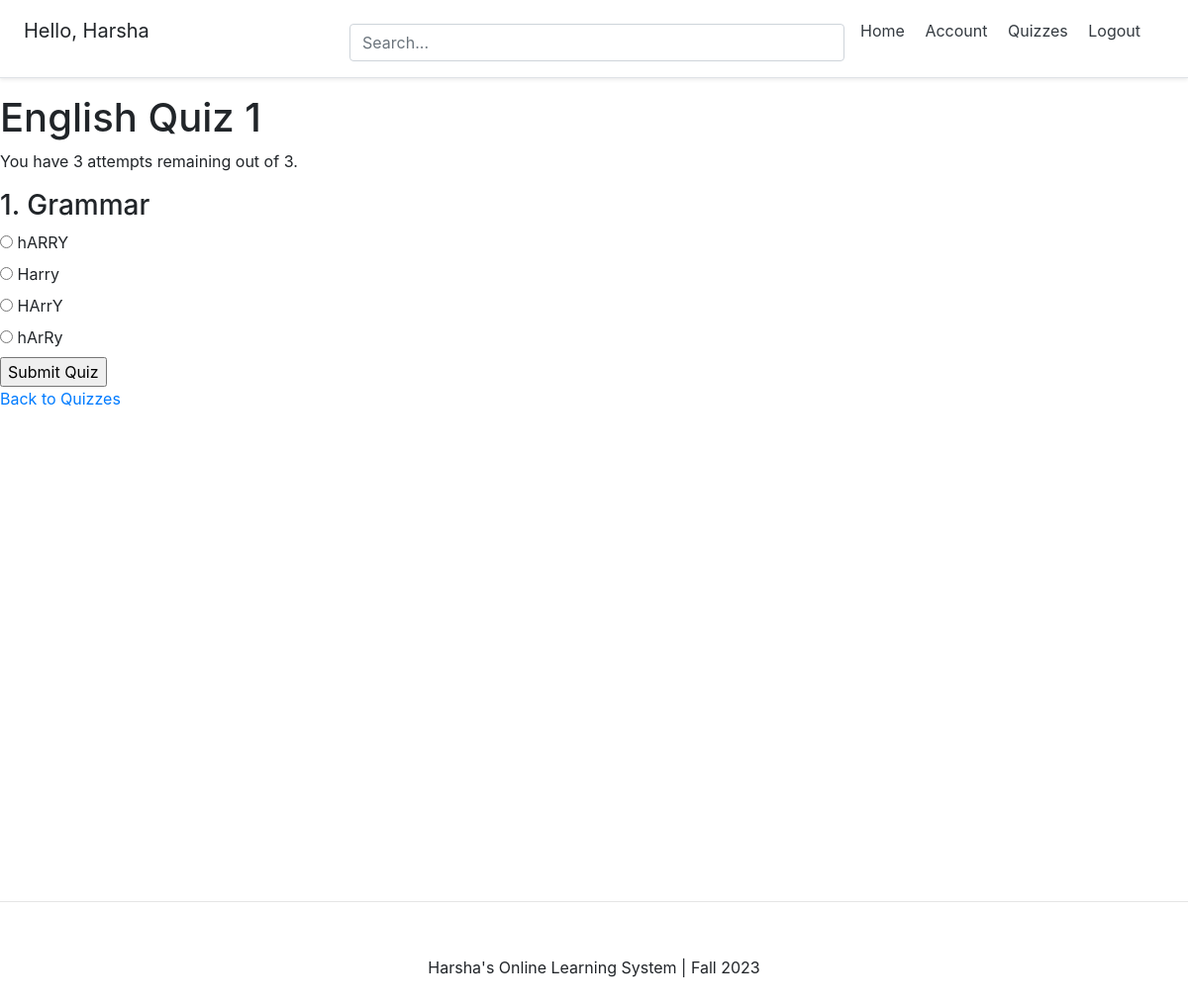
Screenshot of /quizzes/detail/English Quiz 1/ (signed in) with the database file from the repository.
### account/models.py (models this page shows, shortened)
class Account(AbstractBaseUser):
	email 					= models.EmailField(verbose_name="email", max_length=60, unique=True)
	username 				= models.CharField(max_length=30, unique=True)
	date_joined				= models.DateTimeField(verbose_name='date joined', auto_now_add=True)
	last_login				= models.DateTimeField(verbose_name='last login', auto_now=True)
	is_admin				= models.BooleanField(default=False)
	is_active				= models.BooleanField(default=True)
	is_staff				= models.BooleanField(default=False)
	is_superuser			= models.BooleanField(default=False)
	is_teacher = models.BooleanField(default=False)
	USERNAME_FIELD = 'email'
	REQUIRED_FIELDS = ['username',]
	objects = MyAccountManager()

### quizzes/models.py (models this page shows, shortened)
class Quiz(models.Model):
    title = models.CharField(max_length=255, unique=True)
    created_by = models.ForeignKey(settings.AUTH_USER_MODEL, on_delete=models.CASCADE)
    description = models.TextField(default='No description provided')

class Question(models.Model):
    quiz = models.ForeignKey(Quiz, related_name='questions', on_delete=models.CASCADE)
    text = models.CharField(max_length=255)
    order = models.IntegerField(default=0)

class Choice(models.Model):
    question = models.ForeignKey(Question, related_name='choices', on_delete=models.CASCADE)
    text = models.CharField(max_length=255)
    is_correct = models.BooleanField(default=False)

### quizzes/views.py (the view, shortened to what this page needs)
# urls.py: path('detail/<str:quiz_title>/', views.quiz_detail, name='quiz_detail'),
@login_required
def quiz_detail(request, quiz_title):
    quiz = get_object_or_404(Quiz, title=quiz_title)
    user_account = Account.objects.get(email=request.user.email)
    def calculate_percentile(attempt):
        all_scores = Attempt.objects.filter(quiz=quiz).order_by('score')
        higher_scores = all_scores.filter(score__gt=attempt.score).count()
        percentile = (1 - higher_scores / all_scores.count()) * 100
        return round(percentile, 2)
    if user_account.is_teacher:
        student_attempts = Attempt.objects.filter(quiz=quiz).select_related('student')
        for attempt in student_attempts:
            attempt.percentile = calculate_percentile(attempt)
        context = {'quiz': quiz, 'student_attempts': student_attempts}
        return render(request, 'quizzes/quiz_detail_teacher.html', context)
    else:
        attempts = Attempt.objects.filter(quiz=quiz, student=request.user).order_by('-date_attempted')
        remaining_attempts = 3 - attempts.count()
        latest_attempt = attempts.first()
        context = {
            'quiz': quiz,
            'latest_attempt': latest_attempt,
            'remaining_attempts': remaining_attempts,
            'max_attempts': 3
        }
        return render(request, 'quizzes/quiz_detail_student.html', context)

### templates/quizzes/quiz_detail_student.html (shortened to what this page needs)
{% extends 'base.html' %}
{% load quiz_extras %}
{% block content %}
  <h1>{{ quiz.title }}</h1>
  {% if remaining_attempts > 0 %}
    {% if not latest_attempt %}
      <p>You have {{ remaining_attempts }} attempts remaining out of {{ max_attempts }}.</p>
      <form method="post">
        {% for question in quiz.questions.all %}
          <div class="question">
            <h3>{{ forloop.counter }}. {{ question.text }}</h3>
            {% for choice in question.choices.all %}
              <label>
                <input type="radio" name="question_{{ question.id }}" value="{{ choice.id }}">
                {{ choice.text }}
              </label><br>
            {% endfor %}
          </div>
        {% endfor %}
        <input type="submit" value="Submit Quiz">
      </form>
    {% endif %}
  {% else %}
    <p>All attempts are over</p>
  {% endif %}
  <a href="{% url 'quizzes:quiz_list' %}">Back to Quizzes</a>
{% endblock %}

### templates/snippets/header.html (shortened to what this page needs)
<link rel="stylesheet" href="https://cdn.jsdelivr.net/npm/bootstrap@4.4.1/dist/css/bootstrap.min.css">
<div class="d-flex flex-column flex-md-row align-items-center p-3 px-md-4 mb-3 bg-white border-bottom shadow-sm">
  <h5 class="my-0 mr-md-auto font-weight-normal">
  	{% if request.user.is_authenticated %}
  	<p>Hello, {{request.user.username}}</p>
  	{% endif %}
  </h5>
  <div class="search-bar mt-sm-2 mr-2">
  	<form method="get">
  		<input type="text" class="form-control" name="q" id="id_q" placeholder="Search...">
  	</form>
  </div>
  <nav class="my-2 my-md-0 mr-md-3">
  	{% if request.user.is_authenticated %}
  		<a class="p-2 text-dark" href="{% url 'home' %}">Home</a>
		<a class="p-2 text-dark" href="{% url 'account' %}">Account</a>
		<a class="p-2 text-dark" href="{% url 'quizzes:quiz_list' %}">Quizzes</a>
		<a class="p-2 text-dark" href="{% url 'logout' %}">Logout</a></p>
  	{% else %}
  		<a class="p-2 text-dark" href="{% url 'home' %}">Home</a>
  		<a class="p-2 text-dark" href="{% url 'login' %}">Login</a>
		<a class="btn btn-outline-primary" href="{% url 'register' %}">Register</a>
  	{% endif %}
  </nav>
</div>

### templates/snippets/header.html (style rules this page uses)
@media (min-width: 768px) { html { font-size: 16px; } }
.search-bar { max-width: 500px; width: 100%; }
form { width: 100%; }

### templates/snippets/base_css.html (style rules this page uses)
body { background-color: #FFFFFF; }

### rows the page displays
Account: user.username "Harsha"
Quiz: title "English Quiz 1"
Question: text "Grammar"
Choice: text "hARRY"
Choice: text "Harry"
Choice: text "HArrY"
Choice: text "hArRy"

### other values shown
{{ remaining_attempts }} "3"
{{ max_attempts }} "3"
